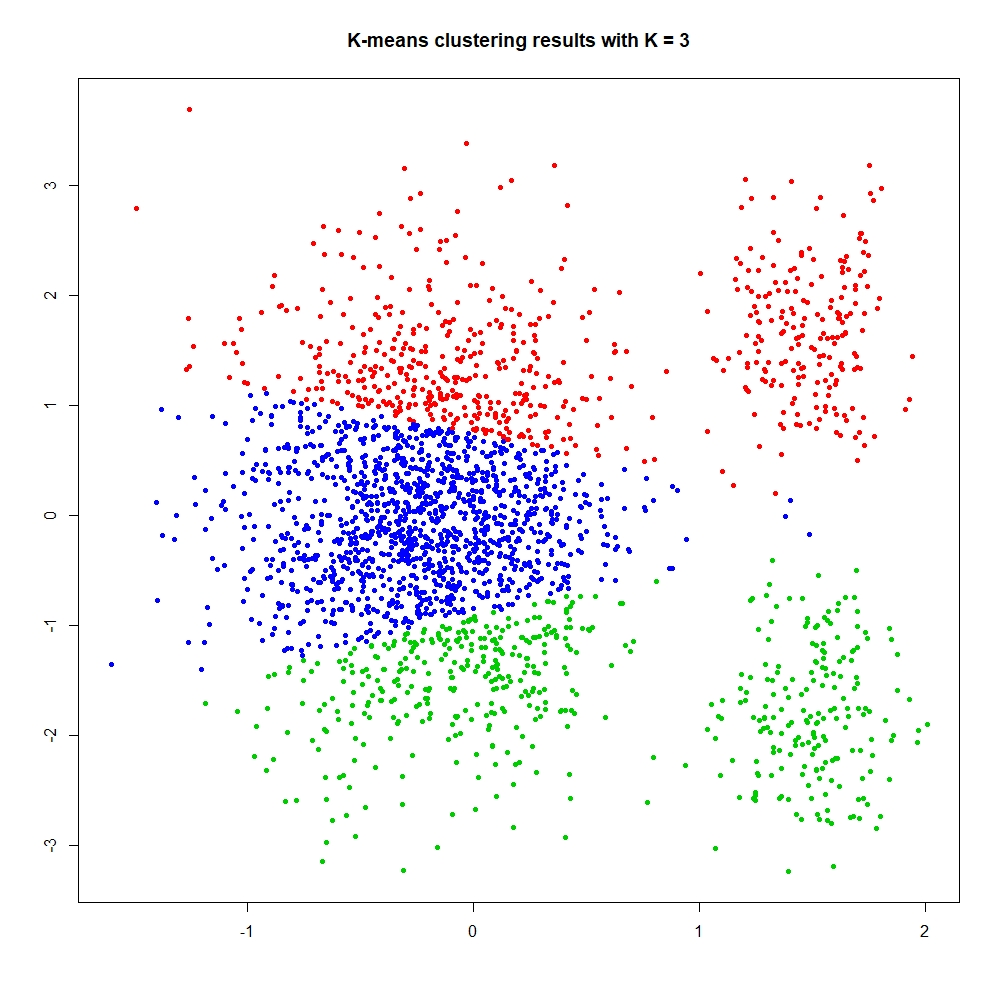

The script that drew this image:
a3 = read.csv('A3data2.csv')

x1 = a3$x1
x2 = a3$x2
x = data.frame(x1, x2)
y = a3$Cluster

km.out = kmeans(x, 3, nstart = 20)
km.out$cluster
plot(x, col = (km.out$cluster + 1),
     main = 'K-means clustering results with K = 3',
     xlab = '',
     ylab = '',
     pch = 20, cex = 1)

table(km.out$cluster, y)
(1 + 409 + 198) / nrow(x)
